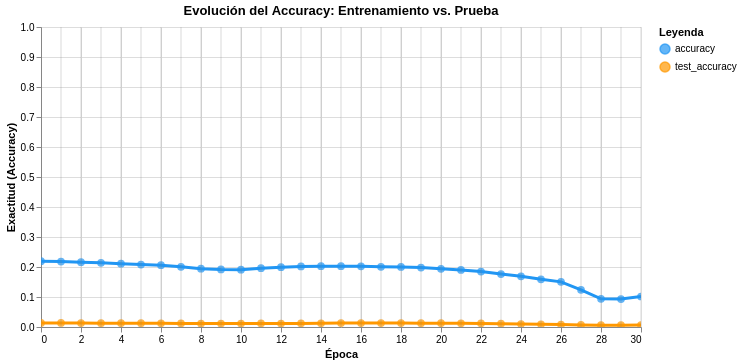
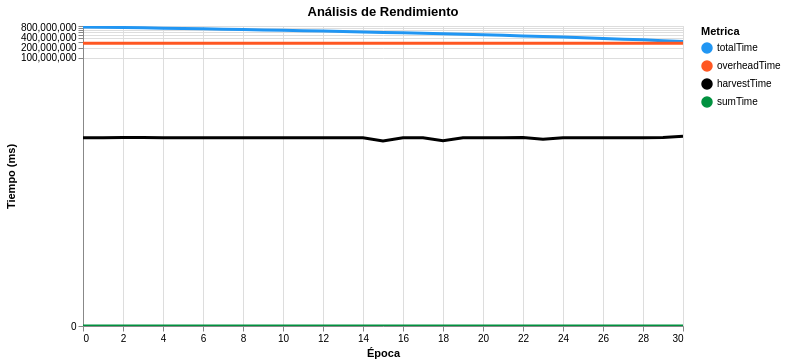

Notebook source saved alongside these figures, in order:
### Code cell
plot_accuracy(historyComplete2).show()
plot_time(historyComplete2).show()

### Figure 1 — Vega-Lite specification as saved in the notebook (floating-point values rounded to 4 significant figures)
{"config": {"view": {"continuousWidth": 300, "continuousHeight": 300}}, "layer": [{"mark": {"type": "line", "strokeWidth": 3}, "encoding": {"color": {"field": "Dataset", "scale": {"domain": ["accuracy", "test_accuracy"], "range": ["#2196F3", "#FF9800"]}, "title": "Leyenda", "type": "nominal"}, "x": {"axis": {"tickMinStep": 1}, "field": "epoch", "title": "Época", "type": "quantitative"}, "y": {"field": "Acc", "scale": {"domain": [0, 1]}, "title": "Exactitud (Accuracy)", "type": "quantitative"}}, "name": "view_cdf7fd61400d0b34_0"}, {"mark": {"type": "point", "filled": true, "size": 60}, "encoding": {"color": {"field": "Dataset", "scale": {"domain": ["accuracy", "test_accuracy"], "range": ["#2196F3", "#FF9800"]}, "title": "Leyenda", "type": "nominal"}, "x": {"axis": {"tickMinStep": 1}, "field": "epoch", "title": "Época", "type": "quantitative"}, "y": {"field": "Acc", "scale": {"domain": [0, 1]}, "title": "Exactitud (Accuracy)", "type": "quantitative"}}}, {"data": {"name": "data-9a331801c9c1ecf6034ed1f05926c1ef"}, "mark": {"type": "rule", "color": "gray"}, "encoding": {"opacity": {"condition": {"param": "param_0d383988c6781c04", "value": 0.3}, "value": 0}, "tooltip": [{"field": "epoch", "title": "Época", "type": "quantitative"}, {"field": "accuracy", "format": ".2%", "title": "Train Acc", "type": "quantitative"}, {"field": "test_accuracy", "format": ".2%", "title": "Test Acc", "type": "quantitative"}], "x": {"field": "epoch", "type": "quantitative"}}, "name": "view_786b7f7198a59c89_2"}], "data": {"name": "data-0455daf3a528ce1da6d1e27d29c86d6a"}, "height": 300, "params": [{"name": "param_0d383988c6781c04", "select": {"type": "point", "fields": ["epoch"], "nearest": true, "on": "mouseover"}, "views": ["view_786b7f7198a59c89_2"]}, {"name": "param_1e9efca18e7a2868", "select": {"type": "interval", "encodings": ["x", "y"]}, "bind": "scales", "views": ["view_cdf7fd61400d0b34_0"]}], "title": "Evolución del Accuracy: Entrenamiento vs. Prueba", "width": 600, "$schema": "https://vega.github.io/schema/vega-lite/v6.1.0.json", "datasets": {"data-0455daf3a528ce1da6d1e27d29c86d6a": [{"epoch": 0, "Dataset": "accuracy", "Acc": 0.2193}, {"epoch": 1, "Dataset": "accuracy", "Acc": 0.2182}, {"epoch": 2, "Dataset": "accuracy", "Acc": 0.2162}, {"epoch": 3, "Dataset": "accuracy", "Acc": 0.2138}, {"epoch": 4, "Dataset": "accuracy", "Acc": 0.211}, {"epoch": 5, "Dataset": "accuracy", "Acc": 0.2081}, {"epoch": 6, "Dataset": "accuracy", "Acc": 0.2061}, {"epoch": 7, "Dataset": "accuracy", "Acc": 0.2005}, {"epoch": 8, "Dataset": "accuracy", "Acc": 0.1945}, {"epoch": 9, "Dataset": "accuracy", "Acc": 0.1917}, {"epoch": 10, "Dataset": "accuracy", "Acc": 0.191}, {"epoch": 11, "Dataset": "accuracy", "Acc": 0.196}, {"epoch": 12, "Dataset": "accuracy", "Acc": 0.1994}, {"epoch": 13, "Dataset": "accuracy", "Acc": 0.202}, {"epoch": 14, "Dataset": "accuracy", "Acc": 0.2029}, {"epoch": 15, "Dataset": "accuracy", "Acc": 0.2025}, {"epoch": 16, "Dataset": "accuracy", "Acc": 0.2021}, {"epoch": 17, "Dataset": "accuracy", "Acc": 0.2008}, {"epoch": 18, "Dataset": "accuracy", "Acc": 0.2001}, {"epoch": 19, "Dataset": "accuracy", "Acc": 0.1982}, {"epoch": 20, "Dataset": "accuracy", "Acc": 0.1941}, {"epoch": 21, "Dataset": "accuracy", "Acc": 0.1903}, {"epoch": 22, "Dataset": "accuracy", "Acc": 0.185}, {"epoch": 23, "Dataset": "accuracy", "Acc": 0.1764}, {"epoch": 24, "Dataset": "accuracy", "Acc": 0.1688}, {"epoch": 25, "Dataset": "accuracy", "Acc": 0.159}, {"epoch": 26, "Dataset": "accuracy", "Acc": 0.1504}, {"epoch": 27, "Dataset": "accuracy", "Acc": 0.1238}, {"epoch": 28, "Dataset": "accuracy", "Acc": 0.09409}, {"epoch": 29, "Dataset": "accuracy", "Acc": 0.09332}, {"epoch": 30, "Dataset": "accuracy", "Acc": 0.1017}, {"epoch": 0, "Dataset": "test_accuracy", "Acc": 0.0137}, {"epoch": 1, "Dataset": "test_accuracy", "Acc": 0.01335}, {"epoch": 2, "Dataset": "test_accuracy", "Acc": 0.0131}, {"epoch": 3, "Dataset": "test_accuracy", "Acc": 0.0128}, {"epoch": 4, "Dataset": "test_accuracy", "Acc": 0.0126}, {"epoch": 5, "Dataset": "test_accuracy", "Acc": 0.01265}, {"epoch": 6, "Dataset": "test_accuracy", "Acc": 0.0123}, {"epoch": 7, "Dataset": "test_accuracy", "Acc": 0.01185}, {"epoch": 8, "Dataset": "test_accuracy", "Acc": 0.01135}, {"epoch": 9, "Dataset": "test_accuracy", "Acc": 0.01145}, {"epoch": 10, "Dataset": "test_accuracy", "Acc": 0.0116}, {"epoch": 11, "Dataset": "test_accuracy", "Acc": 0.0118}, {"epoch": 12, "Dataset": "test_accuracy", "Acc": 0.0116}, {"epoch": 13, "Dataset": "test_accuracy", "Acc": 0.012}, {"epoch": 14, "Dataset": "test_accuracy", "Acc": 0.01245}, {"epoch": 15, "Dataset": "test_accuracy", "Acc": 0.01295}, {"epoch": 16, "Dataset": "test_accuracy", "Acc": 0.0131}, {"epoch": 17, "Dataset": "test_accuracy", "Acc": 0.01305}, {"epoch": 18, "Dataset": "test_accuracy", "Acc": 0.01295}, {"epoch": 19, "Dataset": "test_accuracy", "Acc": 0.01265}, {"epoch": 20, "Dataset": "test_accuracy", "Acc": 0.0126}, {"epoch": 21, "Dataset": "test_accuracy", "Acc": 0.0121}, {"epoch": 22, "Dataset": "test_accuracy", "Acc": 0.01205}, {"epoch": 23, "Dataset": "test_accuracy", "Acc": 0.0111}, {"epoch": 24, "Dataset": "test_accuracy", "Acc": 0.00995}, {"epoch": 25, "Dataset": "test_accuracy", "Acc": 0.00915}, {"epoch": 26, "Dataset": "test_accuracy", "Acc": 0.0082}, {"epoch": 27, "Dataset": "test_accuracy", "Acc": 0.00695}, {"epoch": 28, "Dataset": "test_accuracy", "Acc": 0.00605}, {"epoch": 29, "Dataset": "test_accuracy", "Acc": 0.00625}, {"epoch": 30, "Dataset": "test_accuracy", "Acc": 0.0066}], "data-9a331801c9c1ecf6034ed1f05926c1ef": [{"epoch": 0, "accuracy": 0.2193, "test_accuracy": 0.0137}, {"epoch": 1, "accuracy": 0.2182, "test_accuracy": 0.01335}, {"epoch": 2, "accuracy": 0.2162, "test_accuracy": 0.0131}, {"epoch": 3, "accuracy": 0.2138, "test_accuracy": 0.0128}, {"epoch": 4, "accuracy": 0.211, "test_accuracy": 0.0126}, {"epoch": 5, "accuracy": 0.2081, "test_accuracy": 0.01265}, {"epoch": 6, "accuracy": 0.2061, "test_accuracy": 0.0123}, {"epoch": 7, "accuracy": 0.2005, "test_accuracy": 0.01185}, {"epoch": 8, "accuracy": 0.1945, "test_accuracy": 0.01135}, {"epoch": 9, "accuracy": 0.1917, "test_accuracy": 0.01145}, {"epoch": 10, "accuracy": 0.191, "test_accuracy": 0.0116}, {"epoch": 11, "accuracy": 0.196, "test_accuracy": 0.0118}, {"epoch": 12, "accuracy": 0.1994, "test_accuracy": 0.0116}, {"epoch": 13, "accuracy": 0.202, "test_accuracy": 0.012}, {"epoch": 14, "accuracy": 0.2029, "test_accuracy": 0.01245}, {"epoch": 15, "accuracy": 0.2025, "test_accuracy": 0.01295}, {"epoch": 16, "accuracy": 0.2021, "test_accuracy": 0.0131}, {"epoch": 17, "accuracy": 0.2008, "test_accuracy": 0.01305}, {"epoch": 18, "accuracy": 0.2001, "test_accuracy": 0.01295}, {"epoch": 19, "accuracy": 0.1982, "test_accuracy": 0.01265}, {"epoch": 20, "accuracy": 0.1941, "test_accuracy": 0.0126}, {"epoch": 21, "accuracy": 0.1903, "test_accuracy": 0.0121}, {"epoch": 22, "accuracy": 0.185, "test_accuracy": 0.01205}, {"epoch": 23, "accuracy": 0.1764, "test_accuracy": 0.0111}, {"epoch": 24, "accuracy": 0.1688, "test_accuracy": 0.00995}, {"epoch": 25, "accuracy": 0.159, "test_accuracy": 0.00915}, {"epoch": 26, "accuracy": 0.1504, "test_accuracy": 0.0082}, {"epoch": 27, "accuracy": 0.1238, "test_accuracy": 0.00695}, {"epoch": 28, "accuracy": 0.09409, "test_accuracy": 0.00605}, {"epoch": 29, "accuracy": 0.09332, "test_accuracy": 0.00625}, {"epoch": 30, "accuracy": 0.1017, "test_accuracy": 0.0066}]}}

### Figure 2 — Vega-Lite specification as saved in the notebook (floating-point values rounded to 4 significant figures)
{"config": {"view": {"continuousWidth": 300, "continuousHeight": 300}}, "layer": [{"data": {"name": "data-cb96c6417fd0366b2625bfd95cc90b80"}, "mark": {"type": "line", "strokeWidth": 3}, "encoding": {"color": {"field": "Metrica", "scale": {"domain": ["totalTime", "overheadTime", "harvestTime", "sumTime"], "range": ["#2196F3", "#FF5722", "#000000", "#00913F"]}, "type": "nominal"}, "x": {"field": "epoch", "title": "Época", "type": "quantitative"}, "y": {"field": "ms", "scale": {"type": "symlog"}, "title": "Tiempo (ms)", "type": "quantitative"}}, "name": "view_135f76a4af5055b4_0"}, {"data": {"name": "data-ac633bb74184fc601fcdca99c4fb20ba"}, "mark": {"type": "rule", "color": "gray", "strokeWidth": 1}, "encoding": {"opacity": {"condition": {"param": "param_7a6147c0c2a01688", "value": 0.3, "empty": false}, "value": 0}, "tooltip": [{"field": "epoch", "title": "Época", "type": "quantitative"}, {"field": "totalTime", "format": ".2f", "title": "Tiempo Total (ms)", "type": "quantitative"}, {"field": "overheadTime", "format": ".2f", "title": "Overhead (ms)", "type": "quantitative"}, {"field": "harvestTime", "format": ".2f", "title": "Harvest (ms)", "type": "quantitative"}, {"field": "sumTime", "format": ".2f", "title": "Sum (ms)", "type": "quantitative"}], "x": {"field": "epoch", "type": "quantitative"}}, "name": "view_6d1c7a1c23b7973f_1"}, {"data": {"name": "data-cb96c6417fd0366b2625bfd95cc90b80"}, "mark": {"type": "point", "filled": true, "size": 80}, "encoding": {"color": {"field": "Metrica", "scale": {"domain": ["totalTime", "overheadTime", "harvestTime", "sumTime"], "range": ["#2196F3", "#FF5722", "#000000", "#00913F"]}, "type": "nominal"}, "opacity": {"condition": {"param": "param_7a6147c0c2a01688", "value": 1, "empty": false}, "value": 0}, "x": {"field": "epoch", "title": "Época", "type": "quantitative"}, "y": {"field": "ms", "scale": {"type": "symlog"}, "title": "Tiempo (ms)", "type": "quantitative"}}}], "height": 300, "params": [{"name": "param_7a6147c0c2a01688", "select": {"type": "point", "fields": ["epoch"], "nearest": true, "on": "mouseover"}, "views": ["view_6d1c7a1c23b7973f_1"]}, {"name": "param_1e9efca18e7a2868", "select": {"type": "interval", "encodings": ["x", "y"]}, "bind": "scales", "views": ["view_135f76a4af5055b4_0"]}], "title": "Análisis de Rendimiento", "width": 600, "$schema": "https://vega.github.io/schema/vega-lite/v6.1.0.json", "datasets": {"data-cb96c6417fd0366b2625bfd95cc90b80": [{"epoch": 0, "Metrica": "totalTime", "ms": 844500000.0}, {"epoch": 1, "Metrica": "totalTime", "ms": 828200000.0}, {"epoch": 2, "Metrica": "totalTime", "ms": 811000000.0}, {"epoch": 3, "Metrica": "totalTime", "ms": 793800000.0}, {"epoch": 4, "Metrica": "totalTime", "ms": 776300000.0}, {"epoch": 5, "Metrica": "totalTime", "ms": 758100000.0}, {"epoch": 6, "Metrica": "totalTime", "ms": 740600000.0}, {"epoch": 7, "Metrica": "totalTime", "ms": 723200000.0}, {"epoch": 8, "Metrica": "totalTime", "ms": 705600000.0}, {"epoch": 9, "Metrica": "totalTime", "ms": 687100000.0}, {"epoch": 10, "Metrica": "totalTime", "ms": 669300000.0}, {"epoch": 11, "Metrica": "totalTime", "ms": 651200000.0}, {"epoch": 12, "Metrica": "totalTime", "ms": 633000000.0}, {"epoch": 13, "Metrica": "totalTime", "ms": 614900000.0}, {"epoch": 14, "Metrica": "totalTime", "ms": 597400000.0}, {"epoch": 15, "Metrica": "totalTime", "ms": 579800000.0}, {"epoch": 16, "Metrica": "totalTime", "ms": 561500000.0}, {"epoch": 17, "Metrica": "totalTime", "ms": 544000000.0}, {"epoch": 18, "Metrica": "totalTime", "ms": 526300000.0}, {"epoch": 19, "Metrica": "totalTime", "ms": 508200000.0}, {"epoch": 20, "Metrica": "totalTime", "ms": 490700000.0}, {"epoch": 21, "Metrica": "totalTime", "ms": 472600000.0}, {"epoch": 22, "Metrica": "totalTime", "ms": 454800000.0}, {"epoch": 23, "Metrica": "totalTime", "ms": 437000000.0}, {"epoch": 24, "Metrica": "totalTime", "ms": 419300000.0}, {"epoch": 25, "Metrica": "totalTime", "ms": 400900000.0}, {"epoch": 26, "Metrica": "totalTime", "ms": 383400000.0}, {"epoch": 27, "Metrica": "totalTime", "ms": 364700000.0}, {"epoch": 28, "Metrica": "totalTime", "ms": 347000000.0}, {"epoch": 29, "Metrica": "totalTime", "ms": 329300000.0}, {"epoch": 30, "Metrica": "totalTime", "ms": 310400000.0}, {"epoch": 0, "Metrica": "overheadTime", "ms": 274100000.0}, {"epoch": 1, "Metrica": "overheadTime", "ms": 274100000.0}, {"epoch": 2, "Metrica": "overheadTime", "ms": 274100000.0}, {"epoch": 3, "Metrica": "overheadTime", "ms": 274100000.0}, {"epoch": 4, "Metrica": "overheadTime", "ms": 274100000.0}, {"epoch": 5, "Metrica": "overheadTime", "ms": 274100000.0}, {"epoch": 6, "Metrica": "overheadTime", "ms": 274100000.0}, {"epoch": 7, "Metrica": "overheadTime", "ms": 274100000.0}, {"epoch": 8, "Metrica": "overheadTime", "ms": 274100000.0}, {"epoch": 9, "Metrica": "overheadTime", "ms": 274100000.0}, {"epoch": 10, "Metrica": "overheadTime", "ms": 274100000.0}, {"epoch": 11, "Metrica": "overheadTime", "ms": 274100000.0}, {"epoch": 12, "Metrica": "overheadTime", "ms": 274100000.0}, {"epoch": 13, "Metrica": "overheadTime", "ms": 274100000.0}, {"epoch": 14, "Metrica": "overheadTime", "ms": 274100000.0}, {"epoch": 15, "Metrica": "overheadTime", "ms": 274100000.0}, {"epoch": 16, "Metrica": "overheadTime", "ms": 274100000.0}, {"epoch": 17, "Metrica": "overheadTime", "ms": 274100000.0}, {"epoch": 18, "Metrica": "overheadTime", "ms": 274100000.0}, {"epoch": 19, "Metrica": "overheadTime", "ms": 274100000.0}, {"epoch": 20, "Metrica": "overheadTime", "ms": 274100000.0}, {"epoch": 21, "Metrica": "overheadTime", "ms": 274100000.0}, {"epoch": 22, "Metrica": "overheadTime", "ms": 274100000.0}, {"epoch": 23, "Metrica": "overheadTime", "ms": 274100000.0}, {"epoch": 24, "Metrica": "overheadTime", "ms": 274100000.0}, {"epoch": 25, "Metrica": "overheadTime", "ms": 274100000.0}, {"epoch": 26, "Metrica": "overheadTime", "ms": 274100000.0}, {"epoch": 27, "Metrica": "overheadTime", "ms": 274100000.0}, {"epoch": 28, "Metrica": "overheadTime", "ms": 274100000.0}, {"epoch": 29, "Metrica": "overheadTime", "ms": 274100000.0}, {"epoch": 30, "Metrica": "overheadTime", "ms": 274100000.0}, {"epoch": 0, "Metrica": "harvestTime", "ms": 413000.0}, {"epoch": 1, "Metrica": "harvestTime", "ms": 419000.0}, {"epoch": 2, "Metrica": "harvestTime", "ms": 421000.0}, {"epoch": 3, "Metrica": "harvestTime", "ms": 422100.0}, {"epoch": 4, "Metrica": "harvestTime", "ms": 415400.0}, {"epoch": 5, "Metrica": "harvestTime", "ms": 416300.0}, {"epoch": 6, "Metrica": "harvestTime", "ms": 416700.0}, {"epoch": 7, "Metrica": "harvestTime", "ms": 418100.0}, {"epoch": 8, "Metrica": "harvestTime", "ms": 418800.0}, {"epoch": 9, "Metrica": "harvestTime", "ms": 415300.0}, {"epoch": 10, "Metrica": "harvestTime", "ms": 415700.0}, {"epoch": 11, "Metrica": "harvestTime", "ms": 414200.0}, {"epoch": 12, "Metrica": "harvestTime", "ms": 416100.0}, {"epoch": 13, "Metrica": "harvestTime", "ms": 416100.0}, {"epoch": 14, "Metrica": "harvestTime", "ms": 416700.0}, {"epoch": 15, "Metrica": "harvestTime", "ms": 333900.0}, {"epoch": 16, "Metrica": "harvestTime", "ms": 415700.0}, {"epoch": 17, "Metrica": "harvestTime", "ms": 416000.0}, {"epoch": 18, "Metrica": "harvestTime", "ms": 340700.0}, {"epoch": 19, "Metrica": "harvestTime", "ms": 417200.0}, {"epoch": 20, "Metrica": "harvestTime", "ms": 417500.0}, {"epoch": 21, "Metrica": "harvestTime", "ms": 416700.0}, {"epoch": 22, "Metrica": "harvestTime", "ms": 421300.0}, {"epoch": 23, "Metrica": "harvestTime", "ms": 373800.0}, {"epoch": 24, "Metrica": "harvestTime", "ms": 415800.0}, {"epoch": 25, "Metrica": "harvestTime", "ms": 416000.0}, {"epoch": 26, "Metrica": "harvestTime", "ms": 417700.0}, {"epoch": 27, "Metrica": "harvestTime", "ms": 415300.0}, {"epoch": 28, "Metrica": "harvestTime", "ms": 416900.0}, {"epoch": 29, "Metrica": "harvestTime", "ms": 422200.0}, {"epoch": 30, "Metrica": "harvestTime", "ms": 460300.0}, {"epoch": 0, "Metrica": "sumTime", "ms": 0.0}, {"epoch": 1, "Metrica": "sumTime", "ms": 0.0}, {"epoch": 2, "Metrica": "sumTime", "ms": 0.0}, {"epoch": 3, "Metrica": "sumTime", "ms": 0.0}, {"epoch": 4, "Metrica": "sumTime", "ms": 0.0}, {"epoch": 5, "Metrica": "sumTime", "ms": 0.0}, {"epoch": 6, "Metrica": "sumTime", "ms": 0.0}, {"epoch": 7, "Metrica": "sumTime", "ms": 0.0}, {"epoch": 8, "Metrica": "sumTime", "ms": 0.0}, {"epoch": 9, "Metrica": "sumTime", "ms": 0.0}, {"epoch": 10, "Metrica": "sumTime", "ms": 0.0}, {"epoch": 11, "Metrica": "sumTime", "ms": 0.0}, {"epoch": 12, "Metrica": "sumTime", "ms": 0.0}, {"epoch": 13, "Metrica": "sumTime", "ms": 0.0}, {"epoch": 14, "Metrica": "sumTime", "ms": 0.0}, {"epoch": 15, "Metrica": "sumTime", "ms": 0.0}, {"epoch": 16, "Metrica": "sumTime", "ms": 0.0}, {"epoch": 17, "Metrica": "sumTime", "ms": 0.0}, {"epoch": 18, "Metrica": "sumTime", "ms": 0.0}, {"epoch": 19, "Metrica": "sumTime", "ms": 0.0}, {"epoch": 20, "Metrica": "sumTime", "ms": 0.0}, {"epoch": 21, "Metrica": "sumTime", "ms": 0.0}, {"epoch": 22, "Metrica": "sumTime", "ms": 0.0}, {"epoch": 23, "Metrica": "sumTime", "ms": 0.0}, {"epoch": 24, "Metrica": "sumTime", "ms": 0.0}, {"epoch": 25, "Metrica": "sumTime", "ms": 0.0}, {"epoch": 26, "Metrica": "sumTime", "ms": 0.0}, {"epoch": 27, "Metrica": "sumTime", "ms": 0.0}, {"epoch": 28, "Metrica": "sumTime", "ms": 0.0}, {"epoch": 29, "Metrica": "sumTime", "ms": 0.0}, {"epoch": 30, "Metrica": "sumTime", "ms": 0.0}], "data-ac633bb74184fc601fcdca99c4fb20ba": [{"epoch": 0, "totalTime": 844500000.0, "overheadTime": 274100000.0, "harvestTime": 413000.0, "sumTime": 0.0}, {"epoch": 1, "totalTime": 828200000.0, "overheadTime": 274100000.0, "harvestTime": 419000.0, "sumTime": 0.0}, {"epoch": 2, "totalTime": 811000000.0, "overheadTime": 274100000.0, "harvestTime": 421000.0, "sumTime": 0.0}, {"epoch": 3, "totalTime": 793800000.0, "overheadTime": 274100000.0, "harvestTime": 422100.0, "sumTime": 0.0}, {"epoch": 4, "totalTime": 776300000.0, "overheadTime": 274100000.0, "harvestTime": 415400.0, "sumTime": 0.0}, {"epoch": 5, "totalTime": 758100000.0, "overheadTime": 274100000.0, "harvestTime": 416300.0, "sumTime": 0.0}, {"epoch": 6, "totalTime": 740600000.0, "overheadTime": 274100000.0, "harvestTime": 416700.0, "sumTime": 0.0}, {"epoch": 7, "totalTime": 723200000.0, "overheadTime": 274100000.0, "harvestTime": 418100.0, "sumTime": 0.0}, {"epoch": 8, "totalTime": 705600000.0, "overheadTime": 274100000.0, "harvestTime": 418800.0, "sumTime": 0.0}, {"epoch": 9, "totalTime": 687100000.0, "overheadTime": 274100000.0, "harvestTime": 415300.0, "sumTime": 0.0}, {"epoch": 10, "totalTime": 669300000.0, "overheadTime": 274100000.0, "harvestTime": 415700.0, "sumTime": 0.0}, {"epoch": 11, "totalTime": 651200000.0, "overheadTime": 274100000.0, "harvestTime": 414200.0, "sumTime": 0.0}, {"epoch": 12, "totalTime": 633000000.0, "overheadTime": 274100000.0, "harvestTime": 416100.0, "sumTime": 0.0}, {"epoch": 13, "totalTime": 614900000.0, "overheadTime": 274100000.0, "harvestTime": 416100.0, "sumTime": 0.0}, {"epoch": 14, "totalTime": 597400000.0, "overheadTime": 274100000.0, "harvestTime": 416700.0, "sumTime": 0.0}, {"epoch": 15, "totalTime": 579800000.0, "overheadTime": 274100000.0, "harvestTime": 333900.0, "sumTime": 0.0}, {"epoch": 16, "totalTime": 561500000.0, "overheadTime": 274100000.0, "harvestTime": 415700.0, "sumTime": 0.0}, {"epoch": 17, "totalTime": 544000000.0, "overheadTime": 274100000.0, "harvestTime": 416000.0, "sumTime": 0.0}, {"epoch": 18, "totalTime": 526300000.0, "overheadTime": 274100000.0, "harvestTime": 340700.0, "sumTime": 0.0}, {"epoch": 19, "totalTime": 508200000.0, "overheadTime": 274100000.0, "harvestTime": 417200.0, "sumTime": 0.0}, {"epoch": 20, "totalTime": 490700000.0, "overheadTime": 274100000.0, "harvestTime": 417500.0, "sumTime": 0.0}, {"epoch": 21, "totalTime": 472600000.0, "overheadTime": 274100000.0, "harvestTime": 416700.0, "sumTime": 0.0}, {"epoch": 22, "totalTime": 454800000.0, "overheadTime": 274100000.0, "harvestTime": 421300.0, "sumTime": 0.0}, {"epoch": 23, "totalTime": 437000000.0, "overheadTime": 274100000.0, "harvestTime": 373800.0, "sumTime": 0.0}, {"epoch": 24, "totalTime": 419300000.0, "overheadTime": 274100000.0, "harvestTime": 415800.0, "sumTime": 0.0}, {"epoch": 25, "totalTime": 400900000.0, "overheadTime": 274100000.0, "harvestTime": 416000.0, "sumTime": 0.0}, {"epoch": 26, "totalTime": 383400000.0, "overheadTime": 274100000.0, "harvestTime": 417700.0, "sumTime": 0.0}, {"epoch": 27, "totalTime": 364700000.0, "overheadTime": 274100000.0, "harvestTime": 415300.0, "sumTime": 0.0}, {"epoch": 28, "totalTime": 347000000.0, "overheadTime": 274100000.0, "harvestTime": 416900.0, "sumTime": 0.0}, {"epoch": 29, "totalTime": 329300000.0, "overheadTime": 274100000.0, "harvestTime": 422200.0, "sumTime": 0.0}, {"epoch": 30, "totalTime": 310400000.0, "overheadTime": 274100000.0, "harvestTime": 460300.0, "sumTime": 0.0}]}}
